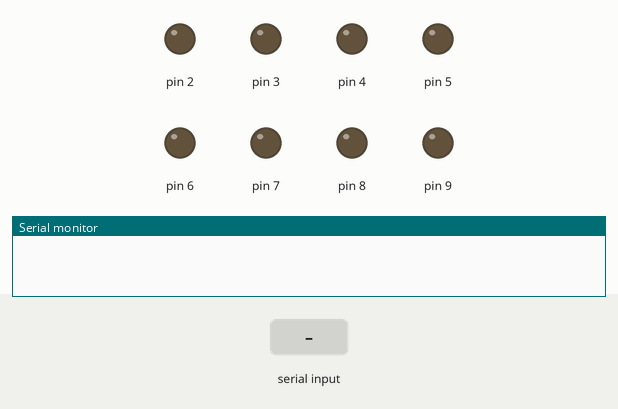
The sketch below on a simulated Arduino Uno, built with avr-gcc and run on an emulated ATmega328P. Shown: output pins drawn as LEDs (lit = HIGH), the last lines printed to the serial monitor. The inputs (shaded band) are chosen by the test bench.

Above: at 1.2 s.
1.3 s: "1" received over Serial
At 2.7 s:
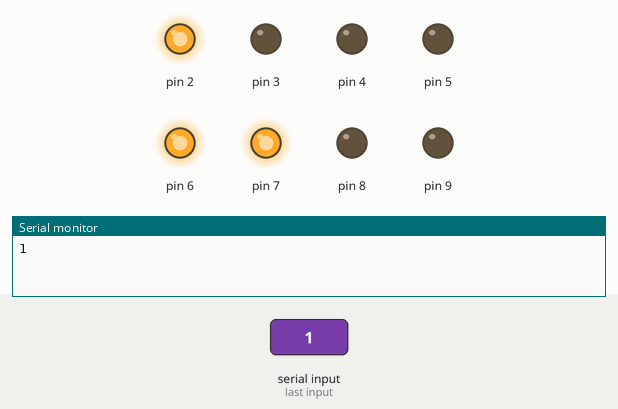
4.3 s: "0" received over Serial
At 5.7 s:
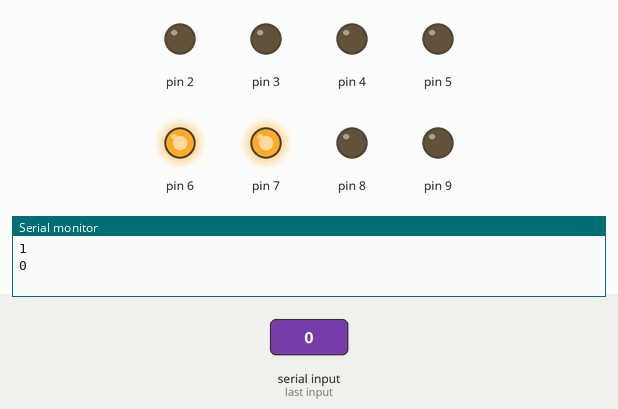
7.3 s: "2" received over Serial
At 8.7 s:
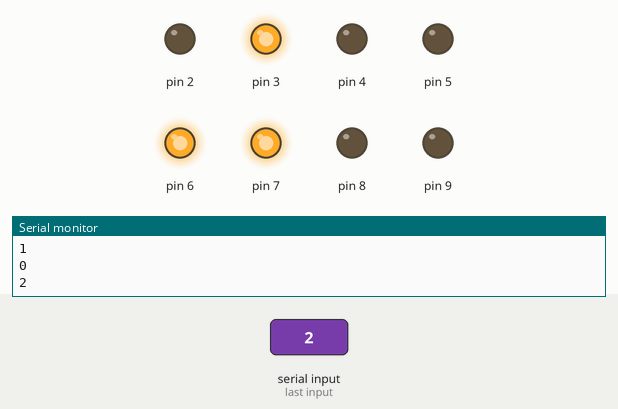
Timing chart, 0 to 10.3 s (numbered marks = the images above; inputs shaded):
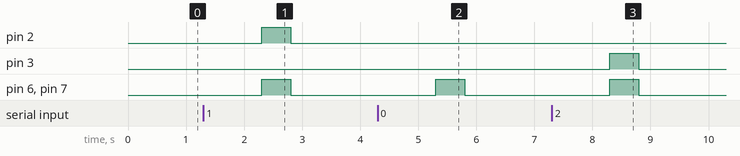

Measured:
- after the input at 1.3 s, pin 2, pin 6, pin 7: LOW → HIGH after 1.0 s, → LOW 0.50 s later
- after the input at 4.3 s, pin 6, pin 7: LOW → HIGH after 1.0 s, → LOW 0.50 s later
- after the input at 7.3 s, pin 3, pin 6, pin 7: LOW → HIGH after 1.0 s, → LOW 0.50 s later

The sketch:

ascii_leds.ino
```cpp
void setup() {
  // Configurar los pines de los LED como salidas
  pinMode(2, OUTPUT);
  pinMode(3, OUTPUT);
  pinMode(4, OUTPUT);
  pinMode(5, OUTPUT);
  pinMode(6, OUTPUT);
  pinMode(7, OUTPUT);
  pinMode(8, OUTPUT);
  pinMode(9, OUTPUT);

  // Iniciar la comunicación serie a 9600 baudios
  Serial.begin(9600);
}

void loop() {
  if (Serial.available() > 0) {
    String input = Serial.readString();
    Serial.println(input);
    // Recorrer cada carácter de la cadena y encender los LEDs correspondientes
    for (int i = 0; i < input.length(); i++) {
      int ascii = input.charAt(i);
      for (int j = 0; j < 8; j++) {
        digitalWrite(j + 2, (ascii >> j) & 1);
      }
      delay(500); // Esperar medio segundo antes de apagar los LEDs
      digitalWrite(2, LOW);
      digitalWrite(3, LOW);
      digitalWrite(4, LOW);
      digitalWrite(5, LOW);
      digitalWrite(6, LOW);
      digitalWrite(7, LOW);
      digitalWrite(8, LOW);
      digitalWrite(9, LOW);
      delay(500); // Esperar medio segundo antes de continuar con el siguiente carácter
    }
  }
}
```
